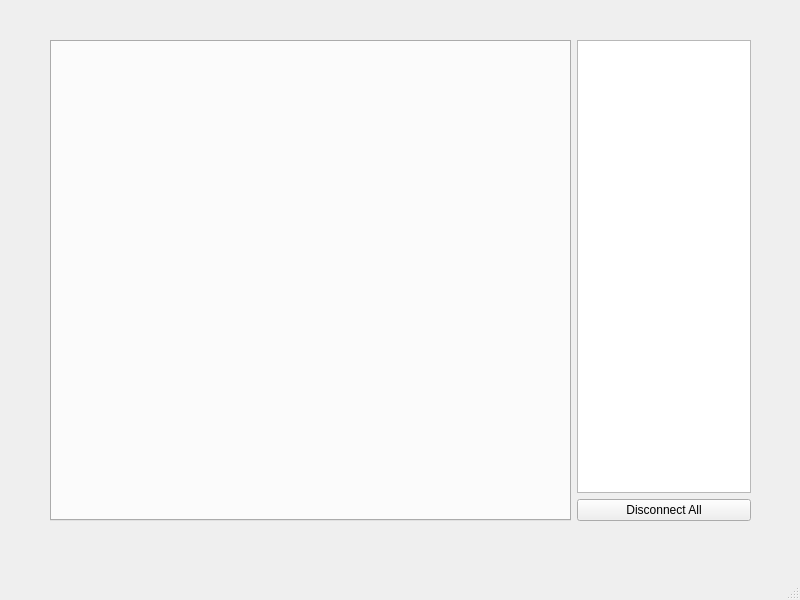
<?xml version="1.0" encoding="UTF-8"?>
<ui version="4.0">
 <class>MainWindow</class>
 <widget class="QMainWindow" name="MainWindow">
  <property name="geometry">
   <rect>
    <x>0</x>
    <y>0</y>
    <width>800</width>
    <height>600</height>
   </rect>
  </property>
  <property name="windowTitle">
   <string>MainWindow</string>
  </property>
  <widget class="QWidget" name="centralwidget">
   <widget class="QWidget" name="">
    <property name="geometry">
     <rect>
      <x>50</x>
      <y>40</y>
      <width>701</width>
      <height>481</height>
     </rect>
    </property>
    <layout class="QHBoxLayout" name="horizontalLayout" stretch="6,2">
     <item>
      <widget class="QTabWidget" name="chat_tabWidget"/>
     </item>
     <item>
      <layout class="QVBoxLayout" name="verticalLayout">
       <item>
        <widget class="QListWidget" name="clients_listWidget"/>
       </item>
       <item>
        <widget class="QPushButton" name="disconnect_pushButton">
         <property name="text">
          <string>Disconnect All</string>
         </property>
        </widget>
       </item>
      </layout>
     </item>
    </layout>
   </widget>
  </widget>
  <widget class="QMenuBar" name="menubar">
   <property name="geometry">
    <rect>
     <x>0</x>
     <y>0</y>
     <width>800</width>
     <height>28</height>
    </rect>
   </property>
  </widget>
  <widget class="QStatusBar" name="statusbar"/>
 </widget>
 <resources/>
 <connections/>
</ui>
